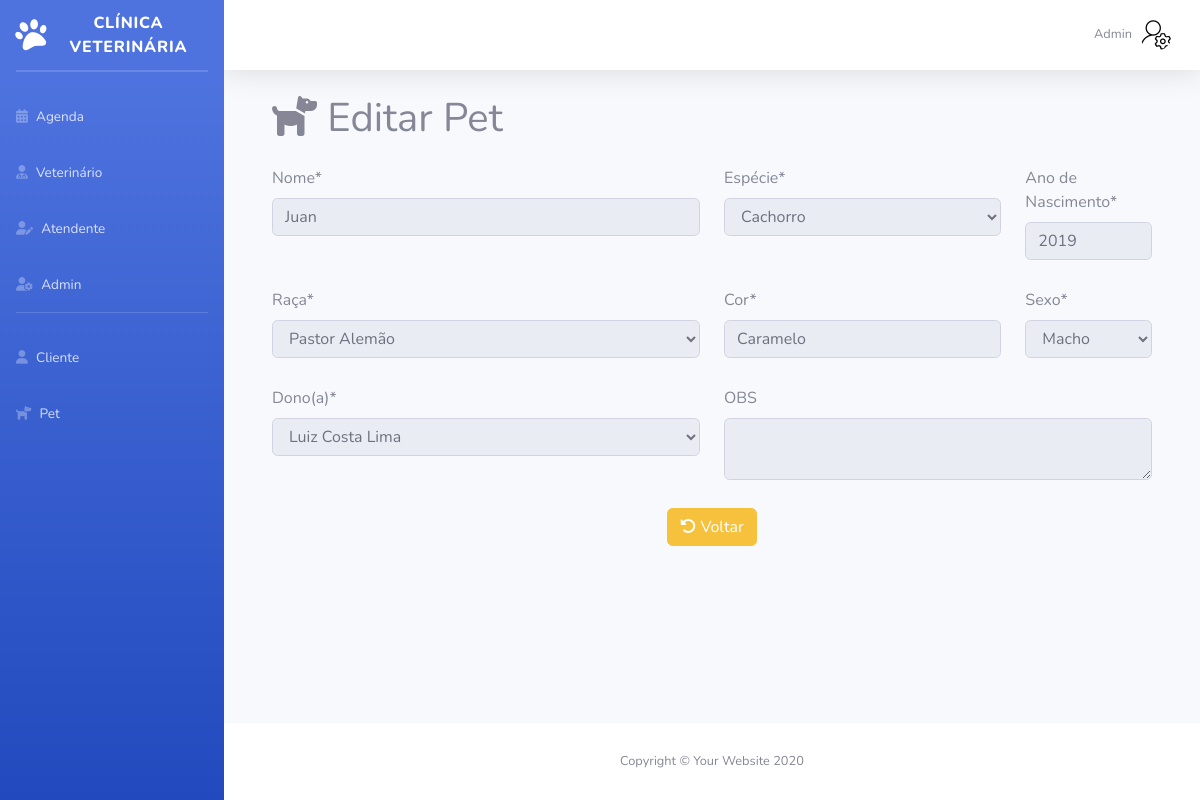
Screenshot of /Sistema/Admin/olharPet.php?id=1 (signed in) with the database file from the repository.
### tables this page shows
CREATE TABLE `pet` (
  `id` int(11) NOT NULL,
  `statusPet` varchar(10) NOT NULL,
  `nome` varchar(100) NOT NULL,
  `especie` varchar(50) NOT NULL,
  `anoNascimento` int(11) NOT NULL,
  `sexo` varchar(15) NOT NULL,
  `cor` varchar(50) NOT NULL,
  `obs` varchar(300) DEFAULT NULL,
  `cliente_id` int(11) NOT NULL,
  `raca_id` int(11) DEFAULT NULL
);

### Sistema/Admin/olharPet.php (the view, shortened to what this page needs)
<?php
require_once("conexao.php");
$sql = "select * from pet where id = " . $_GET['id'];
$resultado = mysqli_query($conexao, $sql);
$linha = mysqli_fetch_array($resultado);
?>
<!DOCTYPE html>
<html lang="pt-br">
<head>
    <link href="vendor/fontawesome-free/css/all.min.css" rel="stylesheet" type="text/css">
    <link href="css/sb-admin-2.min.css" rel="stylesheet">
</head>
<body id="page-top">
    <div id="wrapper">
        <?php require_once("sidebarAdmin.php"); ?>
        <div id="content-wrapper" class="d-flex flex-column">
            <div id="content">
                <?php require_once("topbarAdmin.php"); ?>
                <div class="container-fluid">
                    <div class="container">
                        <h1 class="mb-4"><i class="fa-solid fa-dog"></i> Editar Pet</h1>
                        <form method="post">
                            <div class="row">
                                <div class="col-6">
                                    <div class="mb-1">
                                        <label for="nomePet" class="form-label">Nome*</label>
                                        <input id="nomePet" name="nomePet" oninput="validarLetras(this)" type="text" class="form-control" value="<?= $linha['nome'] ?>" disabled><br>
                                    </div>
                                </div>
                                <div class="col-4">
                                    <div class="mb-1">
                                        <label for="especie" class="form-label">Espécie*</label>
                                        <select id="especie" name="especie" class="form-control" onchange="atualizarRacas(this.value)" disabled>
                                            <?php
                                            $opcoes = ["Cachorro" => "Cachorro", "Gato" => "Gato", "Roedor" => "Roedor", "Ave" => "Ave"];
                                            foreach ($opcoes as $valor => $rotulo) {
                                                $selected = ($linha["especie"] == $valor) ? "selected" : "";
                                                echo "<option value='$valor' $selected>$rotulo</option>";
                                            }
                                            ?>
                                        </select> <br>
                                    </div>
                                </div>
                                <div class="col-2">
                                    <div class="mb-1">
                                        <label for="anoNascimento" class="form-label">Ano de Nascimento*</label>
                                        <input id="anoNascimento" name="anoNascimento" min="1900" max="<?php echo date('Y'); ?>" type="number" class="form-control" value="<?= $linha['anoNascimento'] ?>" disabled><br>
                                    </div>
                                </div>
                            </div>
                            <div class="row">
                                <div class="col-6">
                                    <div class="mb-1">
                                        <label for="raca_id" class="form-label">Raça*</label>
                                        <select id="raca_id" name="raca_id" class="form-control" disabled>
                                            <?php
                                            $sqlRacas = "SELECT p.id, r.id as racaId, r.nome as racaNome FROM pet p
                                            INNER JOIN raca r ON p.raca_id = r.id
                                            WHERE p.id = " . $_GET['id'];
                                            $resultadoRacas = mysqli_query($conexao, $sqlRacas);
                                            if ($raca = mysqli_fetch_array($resultadoRacas)) {
                                                $racaAssociadaId = $raca['racaId'];
                                            }
                                            $sqlTodasRacas = "SELECT id, nome FROM raca";
                                            $resultadoTodasRacas = mysqli_query($conexao, $sqlTodasRacas);
                                            while ($racaAtual = mysqli_fetch_array($resultadoTodasRacas)) {
                                                $selected = ($racaAtual['id'] == $racaAssociadaId) ? "selected" : "";
                                                echo "<option value='{$racaAtual['id']}' $selected>{$racaAtual['nome']}</option>";
                                            }
                                            ?>
                                        </select>
                                    </div> <br>
                                </div>
                                <div class="col-4">
                                    <div class="mb-1">
                                        <label for="cor" class="form-label">Cor*</label>
                                        <input id="cor" name="cor" type="text" pattern="[^0-9]*" class="form-control" value="<?= $linha['cor'] ?>" disabled><br>
                                    </div>
                                </div>
                                <div class="col-2">
                                    <div class="mb-1">
                                        <label for="sexo" class="form-label">Sexo*</label>
                                        <select id="sexo" name="sexo" class="form-control" disabled>
                                            <?php
                                            $opcoes = ["Macho" => "Macho", "Fêmea" => "Fêmea"];
                                            foreach ($opcoes as $valor => $rotulo) {
                                                $selected = ($linha["sexo"] == $valor) ? "selected" : "";
                                                echo "<option value='$valor' $selected>$rotulo</option>";
                                            }
                                            ?>
                                        </select> <br>
                                    </div>
                                </div>
                            </div>
                            <div class="row">
                                <div class="col">
                                    <div class="mb-1">
                                        <label for="cliente_id" class="form-label">Dono(a)*</label>
                                        <select id="cliente_id" name="cliente_id" class="form-control" disabled>
                                            <?php
                                            $sql = "select * from cliente order by nome";
                                            $resultado = mysqli_query($conexao, $sql);
                                            while ($dono = mysqli_fetch_array($resultado)) {
                                                $idDono = $dono['id'];
                                                $nomeDono = $dono['nome'];
                                                $selectedDono = ($linha["cliente_id"] == $idDono) ? "selected" : "";
                                                echo "<option value='{$idDono}' $selectedDono>{$nomeDono}</option>";
                                            }
                                            ?>
                                        </select>
                                    </div> <br>
                                </div>
                                <div class="col">
                                    <div class="mb-1">
                                        <label for="obs" class="form-label">OBS</label>
                                        <textarea id="obs" name="obs" type="text" class="form-control" disabled><?= isset($linha['obs']) ? $linha['obs'] : '' ?></textarea><br>
                                    </div>
                                </div>
                            </div>
                            <center><a href="listagemPet.php" class="btn btn-warning"><i class="fa-solid fa-rotate-left"></i> Voltar</a></center>
                    </div>
                    </form><br>
                    <?php
                    require_once("footer.php");
                    ?>
</body>
</html>

### rows the page displays
pet: nomePet "Juan", anoNascimento "2019", cor "Caramelo"

### other values shown
$nomeAdmin "Admin"
form field especie "Cachorro"
form field raca_id "Pastor Alemão"
form field sexo "Macho"
form field cliente_id "Luiz Costa Lima"
